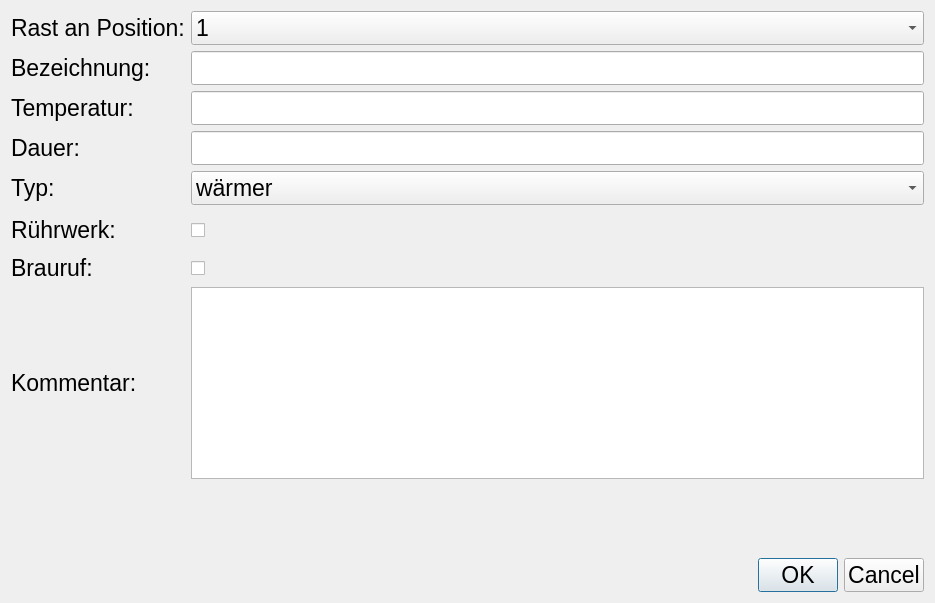
<?xml version="1.0" encoding="UTF-8"?>
<ui version="4.0">
 <class>NeueRastHinzufuegen</class>
 <widget class="QDialog" name="NeueRastHinzufuegen">
  <property name="enabled">
   <bool>true</bool>
  </property>
  <property name="geometry">
   <rect>
    <x>0</x>
    <y>0</y>
    <width>935</width>
    <height>603</height>
   </rect>
  </property>
  <property name="windowTitle">
   <string>Neue Rast hinzufügen</string>
  </property>
  <property name="windowIcon">
   <iconset>
    <normaloff>Icons/Brauerei1.png</normaloff>Icons/Brauerei1.png</iconset>
  </property>
  <layout class="QGridLayout" name="gridLayout">
   <item row="9" column="0" colspan="2">
    <widget class="QDialogButtonBox" name="dialogButtons">
     <property name="font">
      <font>
       <pointsize>17</pointsize>
      </font>
     </property>
     <property name="orientation">
      <enum>Qt::Horizontal</enum>
     </property>
     <property name="standardButtons">
      <set>QDialogButtonBox::Cancel|QDialogButtonBox::Ok</set>
     </property>
    </widget>
   </item>
   <item row="3" column="0">
    <widget class="QLabel" name="dauerL">
     <property name="font">
      <font>
       <pointsize>17</pointsize>
      </font>
     </property>
     <property name="text">
      <string>Dauer:</string>
     </property>
    </widget>
   </item>
   <item row="5" column="0">
    <widget class="QLabel" name="ruehrwerkL">
     <property name="font">
      <font>
       <pointsize>17</pointsize>
      </font>
     </property>
     <property name="text">
      <string>Rührwerk:</string>
     </property>
    </widget>
   </item>
   <item row="7" column="0">
    <widget class="QLabel" name="kommentarL">
     <property name="font">
      <font>
       <pointsize>17</pointsize>
      </font>
     </property>
     <property name="text">
      <string>Kommentar:</string>
     </property>
    </widget>
   </item>
   <item row="8" column="0" colspan="2">
    <spacer name="verticalSpacer">
     <property name="orientation">
      <enum>Qt::Vertical</enum>
     </property>
     <property name="sizeHint" stdset="0">
      <size>
       <width>20</width>
       <height>40</height>
      </size>
     </property>
    </spacer>
   </item>
   <item row="7" column="1">
    <widget class="QTextEdit" name="kommentarTE">
     <property name="font">
      <font>
       <pointsize>17</pointsize>
      </font>
     </property>
    </widget>
   </item>
   <item row="4" column="1">
    <widget class="QComboBox" name="typCoB">
     <property name="font">
      <font>
       <pointsize>17</pointsize>
      </font>
     </property>
     <item>
      <property name="text">
       <string>wärmer</string>
      </property>
      <property name="icon">
       <iconset>
        <normaloff>Icons/Feuer1200x1200.png</normaloff>Icons/Feuer1200x1200.png</iconset>
      </property>
     </item>
     <item>
      <property name="text">
       <string>kälter</string>
      </property>
      <property name="icon">
       <iconset>
        <normaloff>Icons/snowflake1.png</normaloff>Icons/snowflake1.png</iconset>
      </property>
     </item>
     <item>
      <property name="text">
       <string>egal</string>
      </property>
      <property name="icon">
       <iconset>
        <normaloff>Icons/clock1.png</normaloff>Icons/clock1.png</iconset>
      </property>
     </item>
    </widget>
   </item>
   <item row="4" column="0">
    <widget class="QLabel" name="typL">
     <property name="font">
      <font>
       <pointsize>17</pointsize>
      </font>
     </property>
     <property name="text">
      <string>Typ:</string>
     </property>
    </widget>
   </item>
   <item row="2" column="1">
    <widget class="QLineEdit" name="temperaturLE">
     <property name="font">
      <font>
       <pointsize>17</pointsize>
      </font>
     </property>
     <property name="frame">
      <bool>true</bool>
     </property>
    </widget>
   </item>
   <item row="6" column="1">
    <widget class="QCheckBox" name="braurufChB">
     <property name="sizePolicy">
      <sizepolicy hsizetype="Minimum" vsizetype="Minimum">
       <horstretch>0</horstretch>
       <verstretch>0</verstretch>
      </sizepolicy>
     </property>
     <property name="minimumSize">
      <size>
       <width>0</width>
       <height>7</height>
      </size>
     </property>
     <property name="styleSheet">
      <string notr="true">QCheckBox::indicator{width: 25px; height: 25px; };</string>
     </property>
     <property name="text">
      <string/>
     </property>
    </widget>
   </item>
   <item row="1" column="1">
    <widget class="QLineEdit" name="bezeichnungLE">
     <property name="font">
      <font>
       <pointsize>17</pointsize>
      </font>
     </property>
    </widget>
   </item>
   <item row="5" column="1">
    <widget class="QCheckBox" name="ruehrwerkChB">
     <property name="sizePolicy">
      <sizepolicy hsizetype="Minimum" vsizetype="Minimum">
       <horstretch>0</horstretch>
       <verstretch>0</verstretch>
      </sizepolicy>
     </property>
     <property name="minimumSize">
      <size>
       <width>704</width>
       <height>38</height>
      </size>
     </property>
     <property name="sizeIncrement">
      <size>
       <width>3</width>
       <height>0</height>
      </size>
     </property>
     <property name="font">
      <font>
       <pointsize>14</pointsize>
      </font>
     </property>
     <property name="styleSheet">
      <string notr="true">QCheckBox::indicator{width: 25px; height: 25px; };</string>
     </property>
     <property name="text">
      <string/>
     </property>
    </widget>
   </item>
   <item row="3" column="1">
    <widget class="QLineEdit" name="dauerLE">
     <property name="font">
      <font>
       <pointsize>17</pointsize>
      </font>
     </property>
    </widget>
   </item>
   <item row="1" column="0">
    <widget class="QLabel" name="bezeichnungL">
     <property name="font">
      <font>
       <pointsize>17</pointsize>
      </font>
     </property>
     <property name="text">
      <string>Bezeichnung:</string>
     </property>
    </widget>
   </item>
   <item row="2" column="0">
    <widget class="QLabel" name="temperatorL">
     <property name="font">
      <font>
       <pointsize>17</pointsize>
      </font>
     </property>
     <property name="text">
      <string>Temperatur:</string>
     </property>
    </widget>
   </item>
   <item row="6" column="0">
    <widget class="QLabel" name="braurufL">
     <property name="font">
      <font>
       <pointsize>17</pointsize>
      </font>
     </property>
     <property name="text">
      <string>Brauruf:</string>
     </property>
    </widget>
   </item>
   <item row="0" column="0">
    <widget class="QLabel" name="positionL">
     <property name="font">
      <font>
       <pointsize>17</pointsize>
      </font>
     </property>
     <property name="text">
      <string>Rast an Position:</string>
     </property>
    </widget>
   </item>
   <item row="0" column="1">
    <widget class="QComboBox" name="positionCoB">
     <property name="font">
      <font>
       <pointsize>17</pointsize>
      </font>
     </property>
     <item>
      <property name="text">
       <string>1</string>
      </property>
     </item>
     <item>
      <property name="text">
       <string>2</string>
      </property>
     </item>
     <item>
      <property name="text">
       <string>3</string>
      </property>
     </item>
     <item>
      <property name="text">
       <string>4</string>
      </property>
     </item>
    </widget>
   </item>
  </layout>
 </widget>
 <resources/>
 <connections>
  <connection>
   <sender>dialogButtons</sender>
   <signal>accepted()</signal>
   <receiver>NeueRastHinzufuegen</receiver>
   <slot>accept()</slot>
   <hints>
    <hint type="sourcelabel">
     <x>248</x>
     <y>254</y>
    </hint>
    <hint type="destinationlabel">
     <x>157</x>
     <y>274</y>
    </hint>
   </hints>
  </connection>
  <connection>
   <sender>dialogButtons</sender>
   <signal>rejected()</signal>
   <receiver>NeueRastHinzufuegen</receiver>
   <slot>reject()</slot>
   <hints>
    <hint type="sourcelabel">
     <x>316</x>
     <y>260</y>
    </hint>
    <hint type="destinationlabel">
     <x>286</x>
     <y>274</y>
    </hint>
   </hints>
  </connection>
 </connections>
</ui>
